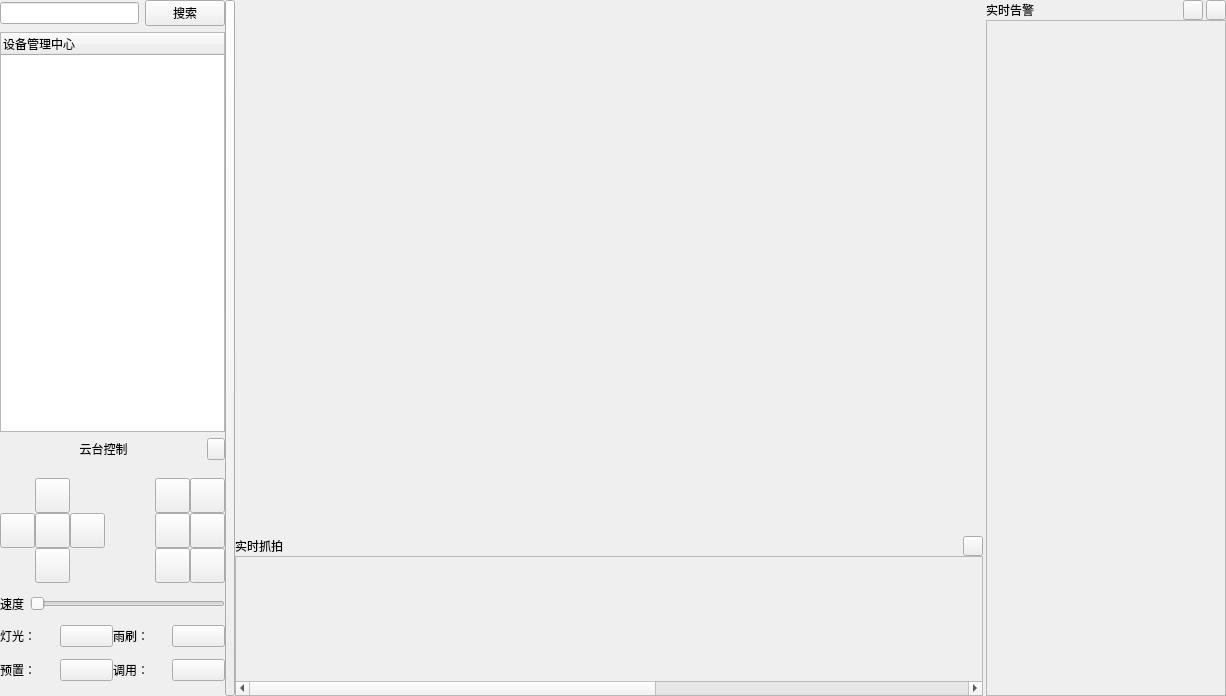
<?xml version="1.0" encoding="UTF-8"?>
<ui version="4.0">
 <class>PreView</class>
 <widget class="QWidget" name="PreView">
  <property name="geometry">
   <rect>
    <x>0</x>
    <y>0</y>
    <width>1226</width>
    <height>696</height>
   </rect>
  </property>
  <property name="windowTitle">
   <string>PreView</string>
  </property>
  <layout class="QGridLayout" name="gridLayout_8">
   <property name="leftMargin">
    <number>0</number>
   </property>
   <property name="topMargin">
    <number>0</number>
   </property>
   <property name="rightMargin">
    <number>0</number>
   </property>
   <property name="bottomMargin">
    <number>0</number>
   </property>
   <property name="spacing">
    <number>0</number>
   </property>
   <item row="0" column="0">
    <widget class="QWidget" name="widget_Manage" native="true">
     <property name="maximumSize">
      <size>
       <width>230</width>
       <height>16777215</height>
      </size>
     </property>
     <layout class="QGridLayout" name="gridLayout_6">
      <property name="leftMargin">
       <number>0</number>
      </property>
      <property name="topMargin">
       <number>0</number>
      </property>
      <property name="rightMargin">
       <number>0</number>
      </property>
      <property name="bottomMargin">
       <number>0</number>
      </property>
      <item row="0" column="0">
       <widget class="QLineEdit" name="lineEdit_Search"/>
      </item>
      <item row="0" column="1">
       <widget class="QPushButton" name="btnSearch">
        <property name="text">
         <string>搜索</string>
        </property>
        <property name="icon">
         <iconset resource="res.qrc">
          <normaloff>:/res/SoftIcon/search.png</normaloff>:/res/SoftIcon/search.png</iconset>
        </property>
       </widget>
      </item>
      <item row="1" column="0" colspan="2">
       <widget class="QTreeWidget" name="treeWidget">
        <property name="sizePolicy">
         <sizepolicy hsizetype="Preferred" vsizetype="Expanding">
          <horstretch>0</horstretch>
          <verstretch>0</verstretch>
         </sizepolicy>
        </property>
        <property name="minimumSize">
         <size>
          <width>220</width>
          <height>0</height>
         </size>
        </property>
        <property name="maximumSize">
         <size>
          <width>230</width>
          <height>16777215</height>
         </size>
        </property>
        <column>
         <property name="text">
          <string>设备管理中心</string>
         </property>
        </column>
       </widget>
      </item>
      <item row="3" column="0" colspan="2">
       <widget class="QWidget" name="widget_Ptz" native="true">
        <property name="sizePolicy">
         <sizepolicy hsizetype="Preferred" vsizetype="Preferred">
          <horstretch>0</horstretch>
          <verstretch>0</verstretch>
         </sizepolicy>
        </property>
        <property name="minimumSize">
         <size>
          <width>0</width>
          <height>230</height>
         </size>
        </property>
        <property name="maximumSize">
         <size>
          <width>250</width>
          <height>16777215</height>
         </size>
        </property>
        <layout class="QGridLayout" name="gridLayout_7">
         <property name="leftMargin">
          <number>0</number>
         </property>
         <property name="topMargin">
          <number>0</number>
         </property>
         <property name="rightMargin">
          <number>0</number>
         </property>
         <property name="bottomMargin">
          <number>0</number>
         </property>
         <property name="spacing">
          <number>0</number>
         </property>
         <item row="0" column="0" colspan="2">
          <layout class="QHBoxLayout" name="horizontalLayout_8">
           <item>
            <layout class="QGridLayout" name="gridLayout_2">
             <property name="sizeConstraint">
              <enum>QLayout::SetNoConstraint</enum>
             </property>
             <property name="rightMargin">
              <number>0</number>
             </property>
             <property name="spacing">
              <number>0</number>
             </property>
             <item row="0" column="1">
              <widget class="QPushButton" name="m_btnPtzUp">
               <property name="sizePolicy">
                <sizepolicy hsizetype="Preferred" vsizetype="Preferred">
                 <horstretch>0</horstretch>
                 <verstretch>0</verstretch>
                </sizepolicy>
               </property>
               <property name="minimumSize">
                <size>
                 <width>35</width>
                 <height>35</height>
                </size>
               </property>
               <property name="maximumSize">
                <size>
                 <width>35</width>
                 <height>35</height>
                </size>
               </property>
               <property name="text">
                <string/>
               </property>
               <property name="icon">
                <iconset resource="res.qrc">
                 <normaloff>:/res/PTZ/2.png</normaloff>:/res/PTZ/2.png</iconset>
               </property>
               <property name="iconSize">
                <size>
                 <width>35</width>
                 <height>35</height>
                </size>
               </property>
               <property name="autoRepeat">
                <bool>true</bool>
               </property>
              </widget>
             </item>
             <item row="1" column="0">
              <widget class="QPushButton" name="m_btnPtzLeft">
               <property name="sizePolicy">
                <sizepolicy hsizetype="Preferred" vsizetype="Preferred">
                 <horstretch>0</horstretch>
                 <verstretch>0</verstretch>
                </sizepolicy>
               </property>
               <property name="minimumSize">
                <size>
                 <width>35</width>
                 <height>35</height>
                </size>
               </property>
               <property name="maximumSize">
                <size>
                 <width>35</width>
                 <height>35</height>
                </size>
               </property>
               <property name="text">
                <string/>
               </property>
               <property name="icon">
                <iconset resource="res.qrc">
                 <normaloff>:/res/PTZ/4.png</normaloff>:/res/PTZ/4.png</iconset>
               </property>
               <property name="iconSize">
                <size>
                 <width>35</width>
                 <height>35</height>
                </size>
               </property>
               <property name="autoRepeat">
                <bool>true</bool>
               </property>
              </widget>
             </item>
             <item row="1" column="1">
              <widget class="QPushButton" name="m_btnPtzAuto">
               <property name="sizePolicy">
                <sizepolicy hsizetype="Preferred" vsizetype="Preferred">
                 <horstretch>0</horstretch>
                 <verstretch>0</verstretch>
                </sizepolicy>
               </property>
               <property name="minimumSize">
                <size>
                 <width>35</width>
                 <height>35</height>
                </size>
               </property>
               <property name="maximumSize">
                <size>
                 <width>35</width>
                 <height>35</height>
                </size>
               </property>
               <property name="text">
                <string/>
               </property>
               <property name="icon">
                <iconset resource="res.qrc">
                 <normaloff>:/res/PTZ/5.png</normaloff>:/res/PTZ/5.png</iconset>
               </property>
               <property name="iconSize">
                <size>
                 <width>35</width>
                 <height>35</height>
                </size>
               </property>
               <property name="autoRepeat">
                <bool>true</bool>
               </property>
              </widget>
             </item>
             <item row="1" column="2">
              <widget class="QPushButton" name="m_btnPtzRight">
               <property name="sizePolicy">
                <sizepolicy hsizetype="Preferred" vsizetype="Preferred">
                 <horstretch>0</horstretch>
                 <verstretch>0</verstretch>
                </sizepolicy>
               </property>
               <property name="minimumSize">
                <size>
                 <width>35</width>
                 <height>35</height>
                </size>
               </property>
               <property name="maximumSize">
                <size>
                 <width>35</width>
                 <height>35</height>
                </size>
               </property>
               <property name="text">
                <string/>
               </property>
               <property name="icon">
                <iconset resource="res.qrc">
                 <normaloff>:/res/PTZ/6.png</normaloff>:/res/PTZ/6.png</iconset>
               </property>
               <property name="iconSize">
                <size>
                 <width>35</width>
                 <height>35</height>
                </size>
               </property>
               <property name="autoRepeat">
                <bool>true</bool>
               </property>
              </widget>
             </item>
             <item row="2" column="1">
              <widget class="QPushButton" name="m_btnPtzDown">
               <property name="sizePolicy">
                <sizepolicy hsizetype="Preferred" vsizetype="Preferred">
                 <horstretch>0</horstretch>
                 <verstretch>0</verstretch>
                </sizepolicy>
               </property>
               <property name="minimumSize">
                <size>
                 <width>35</width>
                 <height>35</height>
                </size>
               </property>
               <property name="maximumSize">
                <size>
                 <width>35</width>
                 <height>35</height>
                </size>
               </property>
               <property name="text">
                <string/>
               </property>
               <property name="icon">
                <iconset resource="res.qrc">
                 <normaloff>:/res/PTZ/8.png</normaloff>:/res/PTZ/8.png</iconset>
               </property>
               <property name="iconSize">
                <size>
                 <width>35</width>
                 <height>35</height>
                </size>
               </property>
               <property name="autoRepeat">
                <bool>true</bool>
               </property>
              </widget>
             </item>
            </layout>
           </item>
           <item>
            <spacer name="horizontalSpacer_3">
             <property name="orientation">
              <enum>Qt::Horizontal</enum>
             </property>
             <property name="sizeHint" stdset="0">
              <size>
               <width>13</width>
               <height>20</height>
              </size>
             </property>
            </spacer>
           </item>
           <item>
            <layout class="QGridLayout" name="gridLayout_5">
             <property name="spacing">
              <number>0</number>
             </property>
             <item row="0" column="0">
              <widget class="QPushButton" name="m_btnPtzFocus_A">
               <property name="sizePolicy">
                <sizepolicy hsizetype="Preferred" vsizetype="Preferred">
                 <horstretch>0</horstretch>
                 <verstretch>0</verstretch>
                </sizepolicy>
               </property>
               <property name="minimumSize">
                <size>
                 <width>35</width>
                 <height>35</height>
                </size>
               </property>
               <property name="maximumSize">
                <size>
                 <width>35</width>
                 <height>35</height>
                </size>
               </property>
               <property name="text">
                <string/>
               </property>
               <property name="icon">
                <iconset resource="res.qrc">
                 <normaloff>:/res/PTZ/Focus_S.png</normaloff>:/res/PTZ/Focus_S.png</iconset>
               </property>
               <property name="iconSize">
                <size>
                 <width>35</width>
                 <height>35</height>
                </size>
               </property>
               <property name="autoRepeat">
                <bool>true</bool>
               </property>
              </widget>
             </item>
             <item row="0" column="1">
              <widget class="QPushButton" name="m_btnPtzFocus_S">
               <property name="sizePolicy">
                <sizepolicy hsizetype="Preferred" vsizetype="Preferred">
                 <horstretch>0</horstretch>
                 <verstretch>0</verstretch>
                </sizepolicy>
               </property>
               <property name="minimumSize">
                <size>
                 <width>35</width>
                 <height>35</height>
                </size>
               </property>
               <property name="maximumSize">
                <size>
                 <width>35</width>
                 <height>35</height>
                </size>
               </property>
               <property name="text">
                <string/>
               </property>
               <property name="icon">
                <iconset resource="res.qrc">
                 <normaloff>:/res/PTZ/Focus_A.png</normaloff>:/res/PTZ/Focus_A.png</iconset>
               </property>
               <property name="iconSize">
                <size>
                 <width>35</width>
                 <height>35</height>
                </size>
               </property>
               <property name="autoRepeat">
                <bool>true</bool>
               </property>
              </widget>
             </item>
             <item row="1" column="0">
              <widget class="QPushButton" name="m_btnPtzZoom_A">
               <property name="sizePolicy">
                <sizepolicy hsizetype="Preferred" vsizetype="Preferred">
                 <horstretch>0</horstretch>
                 <verstretch>0</verstretch>
                </sizepolicy>
               </property>
               <property name="minimumSize">
                <size>
                 <width>35</width>
                 <height>35</height>
                </size>
               </property>
               <property name="maximumSize">
                <size>
                 <width>35</width>
                 <height>35</height>
                </size>
               </property>
               <property name="text">
                <string/>
               </property>
               <property name="icon">
                <iconset resource="res.qrc">
                 <normaloff>:/res/PTZ/Zoom_S.png</normaloff>:/res/PTZ/Zoom_S.png</iconset>
               </property>
               <property name="iconSize">
                <size>
                 <width>35</width>
                 <height>35</height>
                </size>
               </property>
               <property name="autoRepeat">
                <bool>true</bool>
               </property>
              </widget>
             </item>
             <item row="1" column="1">
              <widget class="QPushButton" name="m_btnPtzZoom_S">
               <property name="sizePolicy">
                <sizepolicy hsizetype="Preferred" vsizetype="Preferred">
                 <horstretch>0</horstretch>
                 <verstretch>0</verstretch>
                </sizepolicy>
               </property>
               <property name="minimumSize">
                <size>
                 <width>35</width>
                 <height>35</height>
                </size>
               </property>
               <property name="maximumSize">
                <size>
                 <width>35</width>
                 <height>35</height>
                </size>
               </property>
               <property name="text">
                <string/>
               </property>
               <property name="icon">
                <iconset resource="res.qrc">
                 <normaloff>:/res/PTZ/Zoom_A.png</normaloff>:/res/PTZ/Zoom_A.png</iconset>
               </property>
               <property name="iconSize">
                <size>
                 <width>35</width>
                 <height>35</height>
                </size>
               </property>
               <property name="autoRepeat">
                <bool>true</bool>
               </property>
              </widget>
             </item>
             <item row="2" column="0">
              <widget class="QPushButton" name="m_btnPtzApe_A">
               <property name="sizePolicy">
                <sizepolicy hsizetype="Preferred" vsizetype="Preferred">
                 <horstretch>0</horstretch>
                 <verstretch>0</verstretch>
                </sizepolicy>
               </property>
               <property name="minimumSize">
                <size>
                 <width>35</width>
                 <height>35</height>
                </size>
               </property>
               <property name="maximumSize">
                <size>
                 <width>35</width>
                 <height>35</height>
                </size>
               </property>
               <property name="text">
                <string/>
               </property>
               <property name="icon">
                <iconset resource="res.qrc">
                 <normaloff>:/res/PTZ/Ape_S.png</normaloff>:/res/PTZ/Ape_S.png</iconset>
               </property>
               <property name="iconSize">
                <size>
                 <width>35</width>
                 <height>35</height>
                </size>
               </property>
               <property name="autoRepeat">
                <bool>true</bool>
               </property>
              </widget>
             </item>
             <item row="2" column="1">
              <widget class="QPushButton" name="m_btnPtzApe_S">
               <property name="sizePolicy">
                <sizepolicy hsizetype="Preferred" vsizetype="Preferred">
                 <horstretch>0</horstretch>
                 <verstretch>0</verstretch>
                </sizepolicy>
               </property>
               <property name="minimumSize">
                <size>
                 <width>35</width>
                 <height>35</height>
                </size>
               </property>
               <property name="maximumSize">
                <size>
                 <width>35</width>
                 <height>35</height>
                </size>
               </property>
               <property name="text">
                <string/>
               </property>
               <property name="icon">
                <iconset resource="res.qrc">
                 <normaloff>:/res/PTZ/Ape_A.png</normaloff>:/res/PTZ/Ape_A.png</iconset>
               </property>
               <property name="iconSize">
                <size>
                 <width>35</width>
                 <height>35</height>
                </size>
               </property>
               <property name="autoRepeat">
                <bool>true</bool>
               </property>
              </widget>
             </item>
            </layout>
           </item>
          </layout>
         </item>
         <item row="1" column="0" colspan="2">
          <layout class="QHBoxLayout" name="horizontalLayout_3">
           <item>
            <widget class="QLabel" name="label_4">
             <property name="text">
              <string>速度</string>
             </property>
            </widget>
           </item>
           <item>
            <widget class="QSlider" name="nPTZSpeed">
             <property name="orientation">
              <enum>Qt::Horizontal</enum>
             </property>
            </widget>
           </item>
          </layout>
         </item>
         <item row="2" column="0">
          <layout class="QHBoxLayout" name="horizontalLayout_4">
           <item>
            <widget class="QLabel" name="label_5">
             <property name="text">
              <string>灯光：</string>
             </property>
            </widget>
           </item>
           <item>
            <widget class="QPushButton" name="PtzLight">
             <property name="text">
              <string/>
             </property>
             <property name="icon">
              <iconset resource="res.qrc">
               <normaloff>:/res/PTZ/Light.png</normaloff>:/res/PTZ/Light.png</iconset>
             </property>
             <property name="iconSize">
              <size>
               <width>20</width>
               <height>20</height>
              </size>
             </property>
             <property name="autoRepeat">
              <bool>true</bool>
             </property>
            </widget>
           </item>
          </layout>
         </item>
         <item row="2" column="1">
          <layout class="QHBoxLayout" name="horizontalLayout_5">
           <item>
            <widget class="QLabel" name="label_6">
             <property name="text">
              <string>雨刷：</string>
             </property>
            </widget>
           </item>
           <item>
            <widget class="QPushButton" name="PtzRain">
             <property name="text">
              <string/>
             </property>
             <property name="icon">
              <iconset resource="res.qrc">
               <normaloff>:/res/PTZ/brush.png</normaloff>:/res/PTZ/brush.png</iconset>
             </property>
             <property name="iconSize">
              <size>
               <width>20</width>
               <height>20</height>
              </size>
             </property>
             <property name="autoRepeat">
              <bool>true</bool>
             </property>
            </widget>
           </item>
          </layout>
         </item>
         <item row="3" column="0">
          <layout class="QHBoxLayout" name="horizontalLayout_6">
           <item>
            <widget class="QLabel" name="label_7">
             <property name="text">
              <string>预置：</string>
             </property>
            </widget>
           </item>
           <item>
            <widget class="QPushButton" name="PtzPreset">
             <property name="text">
              <string/>
             </property>
             <property name="icon">
              <iconset resource="res.qrc">
               <normaloff>:/res/PTZ/Preset.png</normaloff>:/res/PTZ/Preset.png</iconset>
             </property>
             <property name="iconSize">
              <size>
               <width>20</width>
               <height>20</height>
              </size>
             </property>
             <property name="autoRepeat">
              <bool>true</bool>
             </property>
            </widget>
           </item>
          </layout>
         </item>
         <item row="3" column="1">
          <layout class="QHBoxLayout" name="horizontalLayout_7">
           <item>
            <widget class="QLabel" name="label_8">
             <property name="text">
              <string>调用：</string>
             </property>
            </widget>
           </item>
           <item>
            <widget class="QPushButton" name="PtzRecall">
             <property name="text">
              <string/>
             </property>
             <property name="icon">
              <iconset resource="res.qrc">
               <normaloff>:/res/PTZ/Recall.png</normaloff>:/res/PTZ/Recall.png</iconset>
             </property>
             <property name="iconSize">
              <size>
               <width>20</width>
               <height>20</height>
              </size>
             </property>
             <property name="autoRepeat">
              <bool>true</bool>
             </property>
            </widget>
           </item>
          </layout>
         </item>
        </layout>
       </widget>
      </item>
      <item row="2" column="0" colspan="2">
       <layout class="QHBoxLayout" name="horizontalLayout_2">
        <property name="spacing">
         <number>0</number>
        </property>
        <item>
         <widget class="QLabel" name="label_3">
          <property name="sizePolicy">
           <sizepolicy hsizetype="Preferred" vsizetype="Preferred">
            <horstretch>0</horstretch>
            <verstretch>0</verstretch>
           </sizepolicy>
          </property>
          <property name="maximumSize">
           <size>
            <width>16777215</width>
            <height>20</height>
           </size>
          </property>
          <property name="styleSheet">
           <string notr="true"/>
          </property>
          <property name="text">
           <string>云台控制</string>
          </property>
          <property name="alignment">
           <set>Qt::AlignCenter</set>
          </property>
         </widget>
        </item>
        <item>
         <widget class="QPushButton" name="btnExtendDown">
          <property name="sizePolicy">
           <sizepolicy hsizetype="Preferred" vsizetype="Preferred">
            <horstretch>0</horstretch>
            <verstretch>0</verstretch>
           </sizepolicy>
          </property>
          <property name="maximumSize">
           <size>
            <width>18</width>
            <height>16777215</height>
           </size>
          </property>
          <property name="styleSheet">
           <string notr="true"/>
          </property>
          <property name="text">
           <string/>
          </property>
          <property name="icon">
           <iconset resource="res.qrc">
            <normaloff>:/res/SoftIcon/xia.png</normaloff>:/res/SoftIcon/xia.png</iconset>
          </property>
         </widget>
        </item>
       </layout>
      </item>
     </layout>
     <zorder>treeWidget</zorder>
     <zorder>widget_Ptz</zorder>
     <zorder>lineEdit_Search</zorder>
     <zorder>btnSearch</zorder>
    </widget>
   </item>
   <item row="0" column="1">
    <widget class="QPushButton" name="btnExtendLeft">
     <property name="sizePolicy">
      <sizepolicy hsizetype="Preferred" vsizetype="Expanding">
       <horstretch>0</horstretch>
       <verstretch>0</verstretch>
      </sizepolicy>
     </property>
     <property name="maximumSize">
      <size>
       <width>10</width>
       <height>16777215</height>
      </size>
     </property>
     <property name="text">
      <string/>
     </property>
     <property name="icon">
      <iconset resource="res.qrc">
       <normaloff>:/res/SoftIcon/zou.png</normaloff>:/res/SoftIcon/zou.png</iconset>
     </property>
     <property name="iconSize">
      <size>
       <width>12</width>
       <height>12</height>
      </size>
     </property>
    </widget>
   </item>
   <item row="0" column="3">
    <widget class="QWidget" name="widget_main" native="true">
     <layout class="QGridLayout" name="gridLayout_main">
      <property name="leftMargin">
       <number>0</number>
      </property>
      <property name="topMargin">
       <number>0</number>
      </property>
      <property name="rightMargin">
       <number>0</number>
      </property>
      <property name="bottomMargin">
       <number>0</number>
      </property>
      <property name="horizontalSpacing">
       <number>3</number>
      </property>
      <property name="verticalSpacing">
       <number>0</number>
      </property>
      <item row="0" column="0" rowspan="2" colspan="3">
       <layout class="QGridLayout" name="gridLayout">
        <property name="sizeConstraint">
         <enum>QLayout::SetFixedSize</enum>
        </property>
        <property name="spacing">
         <number>0</number>
        </property>
       </layout>
      </item>
      <item row="2" column="1">
       <spacer name="horizontalSpacer_2">
        <property name="orientation">
         <enum>Qt::Horizontal</enum>
        </property>
        <property name="sizeType">
         <enum>QSizePolicy::Expanding</enum>
        </property>
        <property name="sizeHint" stdset="0">
         <size>
          <width>679</width>
          <height>20</height>
         </size>
        </property>
       </spacer>
      </item>
      <item row="2" column="2">
       <widget class="QPushButton" name="btnClearUnrec">
        <property name="sizePolicy">
         <sizepolicy hsizetype="Minimum" vsizetype="Preferred">
          <horstretch>0</horstretch>
          <verstretch>0</verstretch>
         </sizepolicy>
        </property>
        <property name="maximumSize">
         <size>
          <width>20</width>
          <height>20</height>
         </size>
        </property>
        <property name="text">
         <string/>
        </property>
        <property name="icon">
         <iconset resource="res.qrc">
          <normaloff>:/res/SoftIcon/Clear1.png</normaloff>:/res/SoftIcon/Clear1.png</iconset>
        </property>
       </widget>
      </item>
      <item row="3" column="0" colspan="3">
       <widget class="QScrollArea" name="scrollArea_2">
        <property name="sizePolicy">
         <sizepolicy hsizetype="Expanding" vsizetype="Preferred">
          <horstretch>0</horstretch>
          <verstretch>0</verstretch>
         </sizepolicy>
        </property>
        <property name="maximumSize">
         <size>
          <width>16777215</width>
          <height>140</height>
         </size>
        </property>
        <property name="verticalScrollBarPolicy">
         <enum>Qt::ScrollBarAlwaysOff</enum>
        </property>
        <property name="sizeAdjustPolicy">
         <enum>QAbstractScrollArea::AdjustToContents</enum>
        </property>
        <property name="widgetResizable">
         <bool>true</bool>
        </property>
        <widget class="QWidget" name="scrollAreaWidgetContents_2">
         <property name="geometry">
          <rect>
           <x>0</x>
           <y>0</y>
           <width>1319</width>
           <height>121</height>
          </rect>
         </property>
         <layout class="QGridLayout" name="gridLayout_3">
          <item row="0" column="0">
           <layout class="QHBoxLayout" name="horizontalLayout">
            <property name="spacing">
             <number>0</number>
            </property>
            <property name="leftMargin">
             <number>0</number>
            </property>
            <property name="rightMargin">
             <number>1300</number>
            </property>
           </layout>
          </item>
         </layout>
        </widget>
       </widget>
      </item>
      <item row="0" column="4">
       <spacer name="horizontalSpacer">
        <property name="orientation">
         <enum>Qt::Horizontal</enum>
        </property>
        <property name="sizeType">
         <enum>QSizePolicy::Preferred</enum>
        </property>
        <property name="sizeHint" stdset="0">
         <size>
          <width>68</width>
          <height>20</height>
         </size>
        </property>
       </spacer>
      </item>
      <item row="0" column="6">
       <widget class="QPushButton" name="btnClearRec">
        <property name="sizePolicy">
         <sizepolicy hsizetype="Minimum" vsizetype="Preferred">
          <horstretch>0</horstretch>
          <verstretch>0</verstretch>
         </sizepolicy>
        </property>
        <property name="maximumSize">
         <size>
          <width>20</width>
          <height>20</height>
         </size>
        </property>
        <property name="text">
         <string/>
        </property>
        <property name="icon">
         <iconset resource="res.qrc">
          <normaloff>:/res/SoftIcon/Clear1.png</normaloff>:/res/SoftIcon/Clear1.png</iconset>
        </property>
       </widget>
      </item>
      <item row="0" column="3">
       <widget class="QLabel" name="label">
        <property name="maximumSize">
         <size>
          <width>16777215</width>
          <height>20</height>
         </size>
        </property>
        <property name="text">
         <string>实时告警</string>
        </property>
       </widget>
      </item>
      <item row="0" column="5">
       <widget class="QPushButton" name="btnSet">
        <property name="sizePolicy">
         <sizepolicy hsizetype="Minimum" vsizetype="Preferred">
          <horstretch>0</horstretch>
          <verstretch>0</verstretch>
         </sizepolicy>
        </property>
        <property name="maximumSize">
         <size>
          <width>20</width>
          <height>20</height>
         </size>
        </property>
        <property name="text">
         <string/>
        </property>
        <property name="icon">
         <iconset resource="res.qrc">
          <normaloff>:/res/SoftIcon/SystemSet.png</normaloff>:/res/SoftIcon/SystemSet.png</iconset>
        </property>
       </widget>
      </item>
      <item row="1" column="3" rowspan="3" colspan="4">
       <widget class="QScrollArea" name="scrollArea">
        <property name="sizePolicy">
         <sizepolicy hsizetype="Preferred" vsizetype="Expanding">
          <horstretch>0</horstretch>
          <verstretch>0</verstretch>
         </sizepolicy>
        </property>
        <property name="minimumSize">
         <size>
          <width>240</width>
          <height>0</height>
         </size>
        </property>
        <property name="maximumSize">
         <size>
          <width>240</width>
          <height>16777215</height>
         </size>
        </property>
        <property name="verticalScrollBarPolicy">
         <enum>Qt::ScrollBarAsNeeded</enum>
        </property>
        <property name="horizontalScrollBarPolicy">
         <enum>Qt::ScrollBarAlwaysOff</enum>
        </property>
        <property name="widgetResizable">
         <bool>true</bool>
        </property>
        <widget class="QWidget" name="scrollAreaWidgetContents">
         <property name="geometry">
          <rect>
           <x>0</x>
           <y>0</y>
           <width>238</width>
           <height>674</height>
          </rect>
         </property>
         <layout class="QGridLayout" name="gridLayout_4">
          <item row="0" column="0">
           <layout class="QVBoxLayout" name="verticalLayout">
            <property name="spacing">
             <number>0</number>
            </property>
            <property name="rightMargin">
             <number>0</number>
            </property>
            <property name="bottomMargin">
             <number>600</number>
            </property>
           </layout>
          </item>
         </layout>
        </widget>
       </widget>
      </item>
      <item row="2" column="0">
       <widget class="QLabel" name="label_2">
        <property name="text">
         <string>实时抓拍</string>
        </property>
       </widget>
      </item>
     </layout>
    </widget>
   </item>
  </layout>
  <zorder>btnExtendLeft</zorder>
  <zorder>widget_main</zorder>
  <zorder>widget_Manage</zorder>
 </widget>
 <layoutdefault spacing="6" margin="11"/>
 <resources>
  <include location="res.qrc"/>
 </resources>
 <connections/>
</ui>
